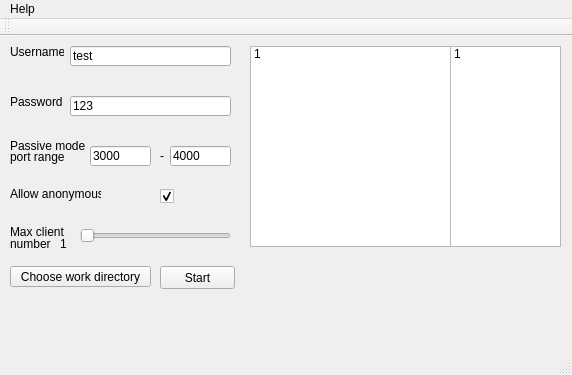
<?xml version="1.0" encoding="UTF-8"?>
<ui version="4.0">
 <class>ftpServer</class>
 <widget class="QMainWindow" name="ftpServer">
  <property name="geometry">
   <rect>
    <x>0</x>
    <y>0</y>
    <width>572</width>
    <height>375</height>
   </rect>
  </property>
  <property name="windowTitle">
   <string>ftpServer</string>
  </property>
  <widget class="QWidget" name="centralWidget">
   <widget class="QPushButton" name="startButton">
    <property name="geometry">
     <rect>
      <x>160</x>
      <y>230</y>
      <width>75</width>
      <height>23</height>
     </rect>
    </property>
    <property name="text">
     <string>Start</string>
    </property>
   </widget>
   <widget class="QLineEdit" name="userEdit">
    <property name="geometry">
     <rect>
      <x>70</x>
      <y>10</y>
      <width>161</width>
      <height>20</height>
     </rect>
    </property>
    <property name="text">
     <string>test</string>
    </property>
   </widget>
   <widget class="QLineEdit" name="passEdit">
    <property name="geometry">
     <rect>
      <x>70</x>
      <y>60</y>
      <width>161</width>
      <height>20</height>
     </rect>
    </property>
    <property name="text">
     <string>123</string>
    </property>
   </widget>
   <widget class="QLabel" name="label">
    <property name="geometry">
     <rect>
      <x>10</x>
      <y>10</y>
      <width>54</width>
      <height>12</height>
     </rect>
    </property>
    <property name="text">
     <string>Username</string>
    </property>
   </widget>
   <widget class="QLabel" name="label_2">
    <property name="geometry">
     <rect>
      <x>10</x>
      <y>60</y>
      <width>54</width>
      <height>12</height>
     </rect>
    </property>
    <property name="text">
     <string>Password</string>
    </property>
   </widget>
   <widget class="QLineEdit" name="pasvDown">
    <property name="geometry">
     <rect>
      <x>90</x>
      <y>110</y>
      <width>61</width>
      <height>20</height>
     </rect>
    </property>
    <property name="text">
     <string>3000</string>
    </property>
   </widget>
   <widget class="QLabel" name="label_3">
    <property name="geometry">
     <rect>
      <x>10</x>
      <y>100</y>
      <width>81</width>
      <height>20</height>
     </rect>
    </property>
    <property name="layoutDirection">
     <enum>Qt::LeftToRight</enum>
    </property>
    <property name="text">
     <string>Passive mode</string>
    </property>
   </widget>
   <widget class="QLabel" name="label_4">
    <property name="geometry">
     <rect>
      <x>10</x>
      <y>110</y>
      <width>71</width>
      <height>21</height>
     </rect>
    </property>
    <property name="text">
     <string>port range</string>
    </property>
   </widget>
   <widget class="QLineEdit" name="pasvUp">
    <property name="geometry">
     <rect>
      <x>170</x>
      <y>110</y>
      <width>61</width>
      <height>20</height>
     </rect>
    </property>
    <property name="text">
     <string>4000</string>
    </property>
   </widget>
   <widget class="QLabel" name="label_5">
    <property name="geometry">
     <rect>
      <x>160</x>
      <y>110</y>
      <width>16</width>
      <height>20</height>
     </rect>
    </property>
    <property name="text">
     <string>-</string>
    </property>
   </widget>
   <widget class="QSlider" name="maxClientSlide">
    <property name="geometry">
     <rect>
      <x>80</x>
      <y>190</y>
      <width>151</width>
      <height>20</height>
     </rect>
    </property>
    <property name="minimum">
     <number>1</number>
    </property>
    <property name="maximum">
     <number>10</number>
    </property>
    <property name="orientation">
     <enum>Qt::Horizontal</enum>
    </property>
   </widget>
   <widget class="QLabel" name="label_6">
    <property name="geometry">
     <rect>
      <x>10</x>
      <y>185</y>
      <width>71</width>
      <height>21</height>
     </rect>
    </property>
    <property name="text">
     <string>Max client</string>
    </property>
   </widget>
   <widget class="QLabel" name="label_7">
    <property name="geometry">
     <rect>
      <x>10</x>
      <y>200</y>
      <width>41</width>
      <height>16</height>
     </rect>
    </property>
    <property name="text">
     <string>number:</string>
    </property>
   </widget>
   <widget class="QLabel" name="maxNum">
    <property name="geometry">
     <rect>
      <x>60</x>
      <y>200</y>
      <width>54</width>
      <height>16</height>
     </rect>
    </property>
    <property name="text">
     <string>1</string>
    </property>
   </widget>
   <widget class="QCheckBox" name="allowAnony">
    <property name="geometry">
     <rect>
      <x>160</x>
      <y>150</y>
      <width>21</width>
      <height>21</height>
     </rect>
    </property>
    <property name="text">
     <string/>
    </property>
    <property name="checked">
     <bool>true</bool>
    </property>
   </widget>
   <widget class="QLabel" name="label_9">
    <property name="geometry">
     <rect>
      <x>10</x>
      <y>150</y>
      <width>91</width>
      <height>16</height>
     </rect>
    </property>
    <property name="text">
     <string>Allow anonymous</string>
    </property>
   </widget>
   <widget class="QListWidget" name="listWidget">
    <property name="geometry">
     <rect>
      <x>250</x>
      <y>10</y>
      <width>201</width>
      <height>201</height>
     </rect>
    </property>
    <item>
     <property name="text">
      <string>1</string>
     </property>
    </item>
   </widget>
   <widget class="QPushButton" name="dirButton">
    <property name="geometry">
     <rect>
      <x>10</x>
      <y>230</y>
      <width>141</width>
      <height>21</height>
     </rect>
    </property>
    <property name="text">
     <string>Choose work directory</string>
    </property>
   </widget>
   <widget class="QListWidget" name="listWidget_2">
    <property name="geometry">
     <rect>
      <x>450</x>
      <y>10</y>
      <width>111</width>
      <height>201</height>
     </rect>
    </property>
    <item>
     <property name="text">
      <string>1</string>
     </property>
    </item>
   </widget>
  </widget>
  <widget class="QMenuBar" name="menuBar">
   <property name="geometry">
    <rect>
     <x>0</x>
     <y>0</y>
     <width>572</width>
     <height>23</height>
    </rect>
   </property>
   <widget class="QMenu" name="menuHelp">
    <property name="title">
     <string>Help</string>
    </property>
   </widget>
   <addaction name="menuHelp"/>
  </widget>
  <widget class="QToolBar" name="mainToolBar">
   <attribute name="toolBarArea">
    <enum>TopToolBarArea</enum>
   </attribute>
   <attribute name="toolBarBreak">
    <bool>false</bool>
   </attribute>
  </widget>
  <widget class="QStatusBar" name="statusBar"/>
 </widget>
 <layoutdefault spacing="6" margin="11"/>
 <resources/>
 <connections/>
</ui>
